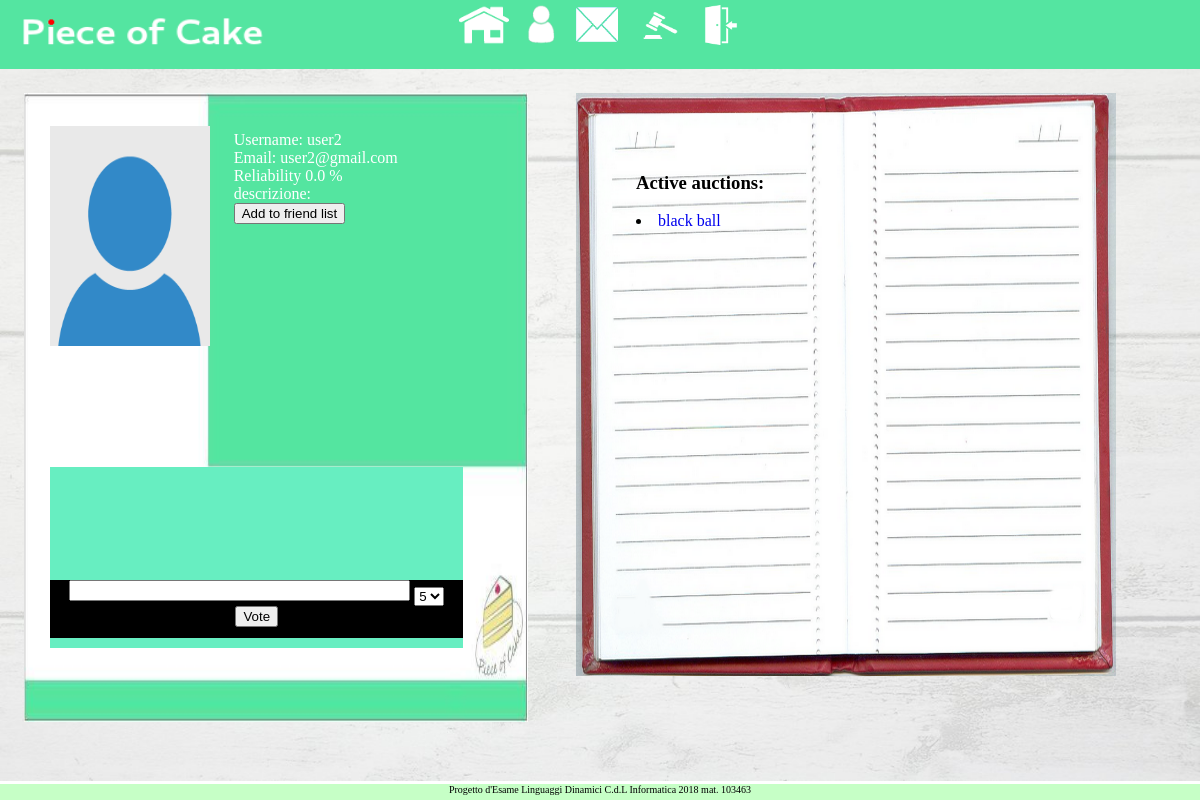
The page /webauction/accounts/profile/user2 (signed in) on the database its author committed.
### webauction/models.py (models this page shows, shortened)
class UserProfile(models.Model):
    def create_user_profile(sender, instance, created, **kwargs):
        if created:
            profile, created = UserProfile.objects.get_or_create(user=instance)
    post_save.connect(create_user_profile, sender=User)
    user = models.OneToOneField(User, on_delete=models.CASCADE)
    feedback = models.FloatField(default=0)
    votes = models.IntegerField(default=0)
    auction_count = models.SmallIntegerField(default=3)
    premium = models.BooleanField(default=False)
    description = models.CharField(max_length=1000, default='')
    profile_pic = models.ImageField(upload_to='profile_img/',
                    default='profile_img/defaultprofileimage.png')
    sold_auction = models.IntegerField(default=0)

class Auction(models.Model):
    seller = models.ForeignKey(User, related_name="seller", on_delete=models.CASCADE)
    title = models.CharField(max_length=100)
    image = models.ImageField(upload_to='auction_img/%Y/%m/%d/')
    description = models.CharField(max_length=5000)
    pub_date = models.DateTimeField(auto_now_add=True)
    expire_date = models.DateTimeField(default=datetime.datetime.now)
    min_price = models.DecimalField(max_digits=10, default=0, decimal_places=2)
    min_bid = models.DecimalField(max_digits=10, default=MIN_BID(), decimal_places=2)
    bid_count = models.IntegerField(default=0)
    last_bid_user = models.ForeignKey(User, null=True, related_name="last_bid_user", \
            on_delete=models.CASCADE)
    current_price = models.DecimalField(max_digits=10, default=0, decimal_places=2)
    active = models.BooleanField(default=True)
    category = models.CharField(max_length=50, default=('OT','Other'),
                                choices=CATEGORY_CHOICES)

### webauction/views.py (the view, shortened to what this page needs)
# urls.py: url(r'^accounts/profile/(?P<searched_username>.*)$', views.profile, name='profile'),
def profile(request, searched_username):
    if searched_username == '':
        searchedUser = request.user
    else:
        searchedUser = get_object_or_404(User, username=searched_username)
    userProfile = get_object_or_404(UserProfile, user=searchedUser)
    active_auction_list = Auction.objects.filter(Q(seller__exact=searchedUser),Q(active__exact=True))
    friendRequests_forward = FriendRequest.objects.filter(
                    Q(friend_of__exact=request.user), Q(accepted__exact=False))
    friendRequests_backward = FriendRequest.objects.filter(
                    Q(friend__exact=request.user), Q(accepted__exact=False))
    friends_forward = [ friendrequest.friend for friendrequest in friendRequests_forward ]
    friends_backward = [ friendrequest.friend_of for friendrequest in friendRequests_backward ]
    requestIsSent = False
    requestIsSentBack = False
    if searchedUser in friends_forward:
        requestIsSent = True
    if searchedUser in friends_backward:
        requestIsSentBack = True
    voteAlreadyExists = False
    existingVote = Vote.objects.filter(receiver=userProfile.user, sender=request.user)
    if len(existingVote) != 0:
        voteAlreadyExists = True
    context = {}
    context['userProfile'] = userProfile
    context['alreadySentForward'] = requestIsSent
    context['alreadySentBack'] = requestIsSentBack
    context['activeAuctions'] = active_auction_list
    context['voteExists'] = voteAlreadyExists
    all_votes = Vote.objects.filter(receiver__exact=userProfile.user)
    print(len(all_votes))
    now = timezone.localtime(timezone.now())
    all_votes_sorted = sorted(all_votes,
        key=lambda x: (now-x.datetime).total_seconds() , reverse=False)
    context['all_votes'] = all_votes_sorted
    if request.method == 'GET':
        return render(request, 'webauction/profile.html', context)

### webauction/templates/webauction/profile.html (shortened to what this page needs)
{% extends 'top_bar_base_template.html' %}
{% block body %}
<div id=profile>
    <div id=upper>
    <div id=profile_picture>
        <img src={{ userProfile.profile_pic.url }} style='height:220px; width:160px;'>
    </div>
    <div id=profile_data>
        Username: {{ userProfile.user.username }} <br>
        Email: {{ userProfile.user.email }} <br>
        Reliability {{ userProfile.feedback }} % <br>
        {% if request.user == userProfile.user %}
            <textarea style='resize:none; background-color:c6edab; overflow-y:scroll'
                rows=2 cols=30 name='description' form='desc_form'>
                {{ userProfile.description }}
            </textarea>
            <form id='desc_form' method='POST'>
                {% csrf_token %}
                <input type='submit' name='update_desc' value='Update your description'>
            </form>
        {% else %}
            descrizione:
        {% endif %}
        {% if request.user != userProfile.user %}
            {% if alreadySentForward %}
                Request pending.
            {% elif alreadySentBack %}
                Request already sent to you.
            {% else %}
                <form method='POST'>
                    <input type='submit' name='friend_request' value='Add to friend list'>
                </form>
            {% endif %}
        {% endif %}
    </div>
    </div>
    <div id=lower>
        <div id=all_votes>
        </div>
        {% if request.user != userProfile.user and not voteExists %}
        <div id=new_vote>
        <form id='vote_form' method='POST'>
            <textarea style='resize:none' rows=1 cols=40 name='rateMessage'
            maxlength=100 form='vote_form'></textarea>
            <select name="rating">
                <option value="5">5</option>
            </select>
            <input type='submit' name='new_vote' value='Vote'>
        </form>
        </div>
        {% endif %}
    </div>
</div>
<div id=auction_data>
        <h3> Active auctions:<br> </h3>
        {% for auction in activeAuctions %}
            <li>
                <a href='{% url 'webauction:detail' auction.id %}'>
                    {{ auction.title }}
                </a>
            </li>
        {% endfor %}
</div>
{% endblock %}

### rows shown on the page
UserProfile: profile_pic (placeholder picture), user.username "user2", user.email "user2@gmail.com", feedback "0.0"
Auction: title "black ball"
